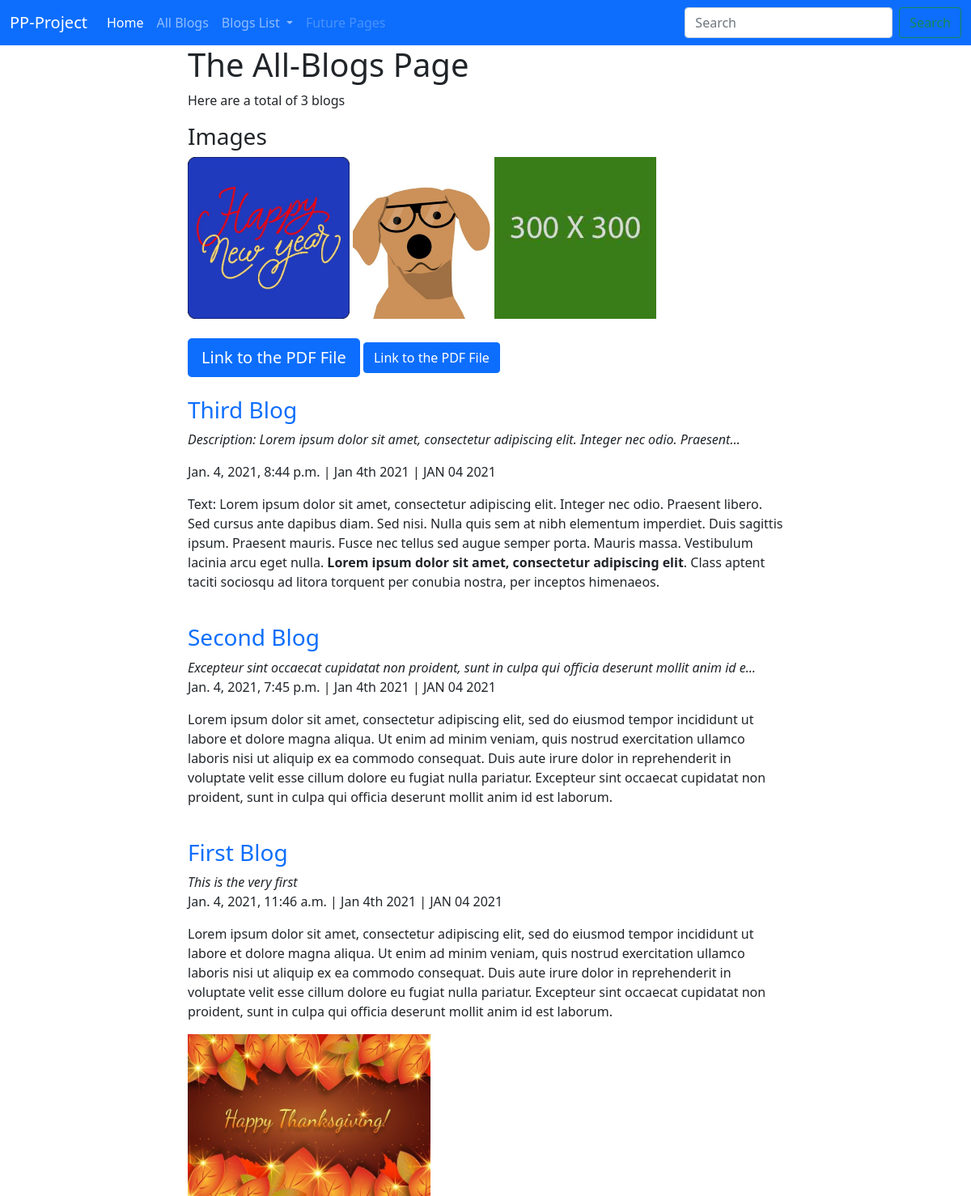
Screenshot of /blog/ with the database file from the repository.
### blog/models.py (models this page shows, shortened)
class Blog(models.Model):
    title = models.CharField(max_length=100)
    description = models.TextField(max_length=500, blank=True)
    blog_text = models.TextField(max_length=500)
    image = models.ImageField(upload_to='portfolio/images', blank=True)
    url = models.URLField(blank=True)
    pub_date = models.DateTimeField(default=datetime.now)

### blog/views.py (the view)
# urls.py: path('', views.all_blogs, name='all_blogs'),
def all_blogs(request):
    blogs = Blog.objects.order_by('-pub_date')
    return render(request,'blog/all_blogs.html', {'blogs':blogs})

### blog/templates/blog/all_blogs.html
{% extends 'portfolio/base.html' %}
{% load static %}
{% block content %}
<h1>The All-Blogs Page</h1>
<p>Here are a total of {{ blogs.count }} blog{{ blogs.count|pluralize}}</p>
<h3>Images</h3>
<img src="{% static 'newyear.jpg' %}" height=200 width=auto alt="newyear.jpg">
<img src="{% static 'dogs.jpg' %}" alt="dog.jpg" height=200 width=auto>
<img src="{% static '300x300-green.jpg' %}" alt="dog.jpg" height=200 width=auto>
<br>
<br>
<a href="{% static 'How to.pdf' %}" class="btn btn-primary btn-lg" role="button" aria-pressed="true">Link to the PDF File</a>
<button type="button" class="btn btn-primary"><a href="{% static 'How to.pdf' %}"></a>Link to the PDF File</a></button>
<br>
<br>
{% for blog in blogs %}
<a href="{% url 'blog:detail' blog.id %}" style="text-decoration: none;">
    <h3>{{blog.title}}</h3></a>
    <em>{{blog.description|safe|truncatechars:100}} </em>
    <p> {{blog.pub_date}} | {{blog.pub_date|date:'M jS Y'}} | {{blog.pub_date|date:'M d Y'|upper}}</p>
    <p>{{blog.blog_text|safe}}</p>
    {% if blog.image %}
        <img src="{{ blog.image.url }}" height=200 width=auto >
    {% endif %}
    <br>
{% endfor %}
{% endblock %}

### portfolio/templates/portfolio/base.html (shortened to what this page needs)
{% load static %}
<!doctype html>
<html lang="en">
  <head>
    <link href="https://cdn.jsdelivr.net/npm/bootstrap@5.0.0-beta1/dist/css/bootstrap.min.css" rel="stylesheet">
  </head>
  <body>
    <nav class="navbar navbar-expand-lg navbar-dark bg-primary">
        <div class="container-fluid">
          <a class="navbar-brand" href="#">PP-Project</a>
          <div class="collapse navbar-collapse" id="navbarSupportedContent">
            <ul class="navbar-nav me-auto mb-2 mb-lg-0">
              <li class="nav-item">
                <a class="nav-link active" aria-current="page" href="{% url 'home' %}">Home</a>
              </li>
              <li class="nav-item">
                <a class="nav-link" href="{% url 'blog:all_blogs' %}">All Blogs</a>
              </li>
              <li class="nav-item dropdown">
                <a class="nav-link dropdown-toggle" href="#" id="navbarDropdown" role="button" data-bs-toggle="dropdown" aria-expanded="false">
                  Blogs List
                </a>
              </li>
              <li class="nav-item">
                <a class="nav-link disabled" href="#" tabindex="-1" aria-disabled="true">Future Pages</a>
              </li>
            </ul>
            <form class="d-flex">
              <input class="form-control me-2" type="search" placeholder="Search" aria-label="Search">
              <button class="btn btn-outline-success" type="submit">Search</button>
            </form>
          </div>
        </div>
      </nav>
      <div class="container">
        <div class="row">
          <div class="col-md-2"></div>
          <div class="col-md-8">
      {% block content %}
      {% endblock %}
    </div>
    </div>
    </div>
</body>
</html>

### rows the page displays
Blog: title "Third Blog", description "Description: Lorem ipsum dolor sit amet, consectetur adipiscing elit. Integer nec odio. Praesent…", pub_date "Jan. 4, 2021, 8:44 p.m.", pub_date "Jan 4th 2021", pub_date "JAN 04 2021", blog_text "Text: Lorem ipsum dolor sit amet, consectetur adipiscing elit. Integer nec odio. Praesent libero. Sed cursus ante dapibus diam. Sed nisi. Nulla quis sem at nibh elementum imperdiet. Duis sagittis ipsum. Praesent mauris. Fusce nec tellus sed augue semper porta. Mauris massa. Vestibulum lacinia arcu eget nulla. Lorem ipsum dolor sit amet, consectetur adipiscing elit . Class aptent taciti sociosqu ad litora torquent per conubia nostra, per inceptos himenaeos."
Blog: title "Second Blog", description "Excepteur sint occaecat cupidatat non proident, sunt in culpa qui officia deserunt mollit anim id e…", pub_date "Jan. 4, 2021, 7:45 p.m.", pub_date "Jan 4th 2021", pub_date "JAN 04 2021", blog_text "Lorem ipsum dolor sit amet, consectetur adipiscing elit, sed do eiusmod tempor incididunt ut labore et dolore magna aliqua. Ut enim ad minim veniam, quis nostrud exercitation ullamco laboris nisi ut aliquip ex ea commodo consequat. Duis aute irure dolor in reprehenderit in voluptate velit esse cillum dolore eu fugiat nulla pariatur. Excepteur sint occaecat cupidatat non proident, sunt in culpa qui officia deserunt mollit anim id est laborum."
Blog: title "First Blog", description "This is the very first", pub_date "Jan. 4, 2021, 11:46 a.m.", pub_date "Jan 4th 2021", pub_date "JAN 04 2021", blog_text "Lorem ipsum dolor sit amet, consectetur adipiscing elit, sed do eiusmod tempor incididunt ut labore et dolore magna aliqua. Ut enim ad minim veniam, quis nostrud exercitation ullamco laboris nisi ut aliquip ex ea commodo consequat. Duis aute irure dolor in reprehenderit in voluptate velit esse cillum dolore eu fugiat nulla pariatur. Excepteur sint occaecat cupidatat non proident, sunt in culpa qui officia deserunt mollit anim id est laborum.", image (picture)

### other values shown
{{ blogs.count }} "3"
